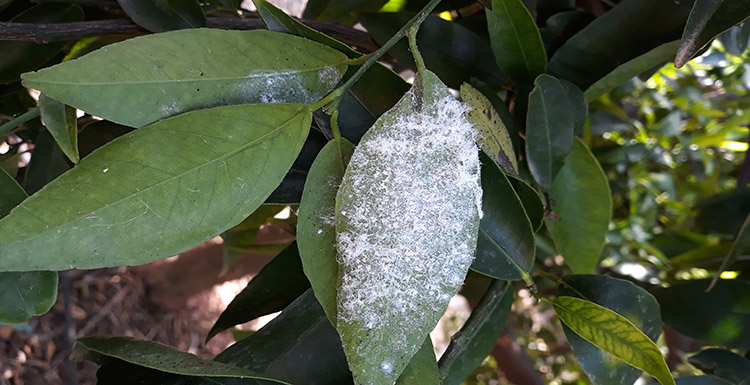
#> input picture dataset/mosca/val/1.jpg, 750 x 385 px, given in place of img_L.png, which was not available
$ jupyter execute --allow-errors mosca_2.ipynb   (text cells are left out)
#> lines starting #> are read from the running program, lines starting #| are printed output that depends on the picture; pictures that were not available may be replaced by others from this repository, and a replacement may not be noted
[cell 1]
import warnings

warnings.filterwarnings('ignore',category=FutureWarning)


from mrcnn.config import Config

from mrcnn import model as modellib

from mrcnn import visualize

import numpy as np

import colorsys

import argparse

import imutils

import random

import cv2

import os

from matplotlib import pyplot as plt


weights='mask_rcnn_mosca_0010.h5'

labels='labels.txt'

image='images/2.JPG'


#weights='mask_rcnn_coco.h5'

#labels='coco_labels.txt'

#image='nestor.jpg'


###############################[DETECCION DE PROFUNDIDAD 3D

imgL = cv2.imread('images/img_L.png',0)
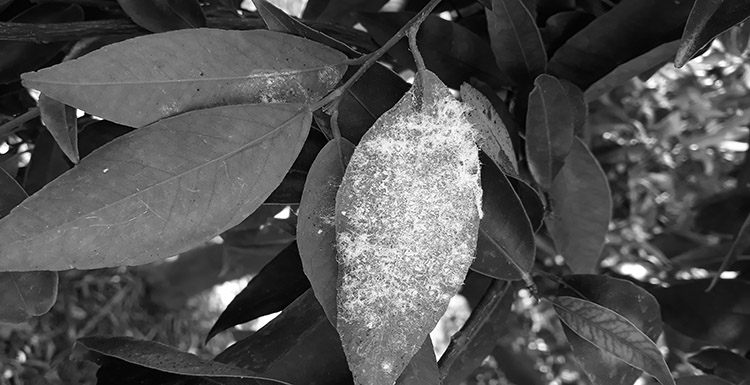
#> imgL: shape (385, 750); min 0, max 255, mean 81.6

imgR = cv2.imread('images/img_R.png',0)
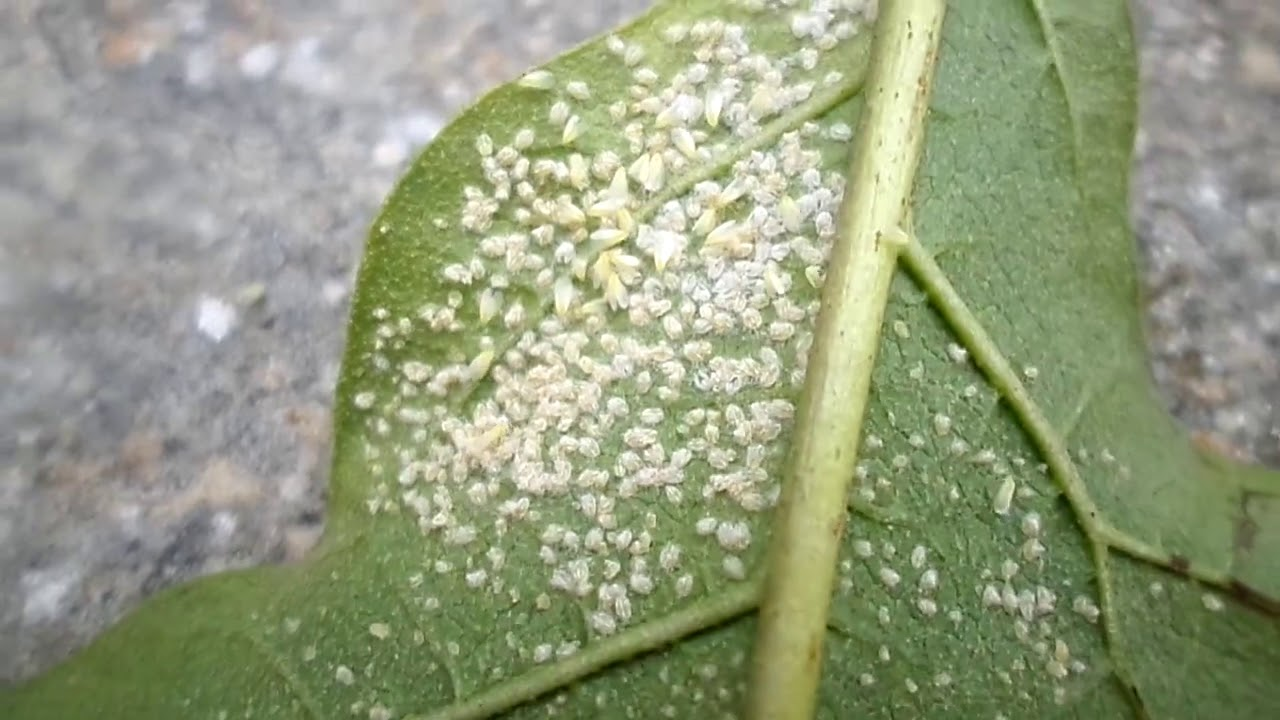
#> input picture dataset/mosca/val/3.jpg, 1280 x 720 px, given in place of img_R.png, which was not available
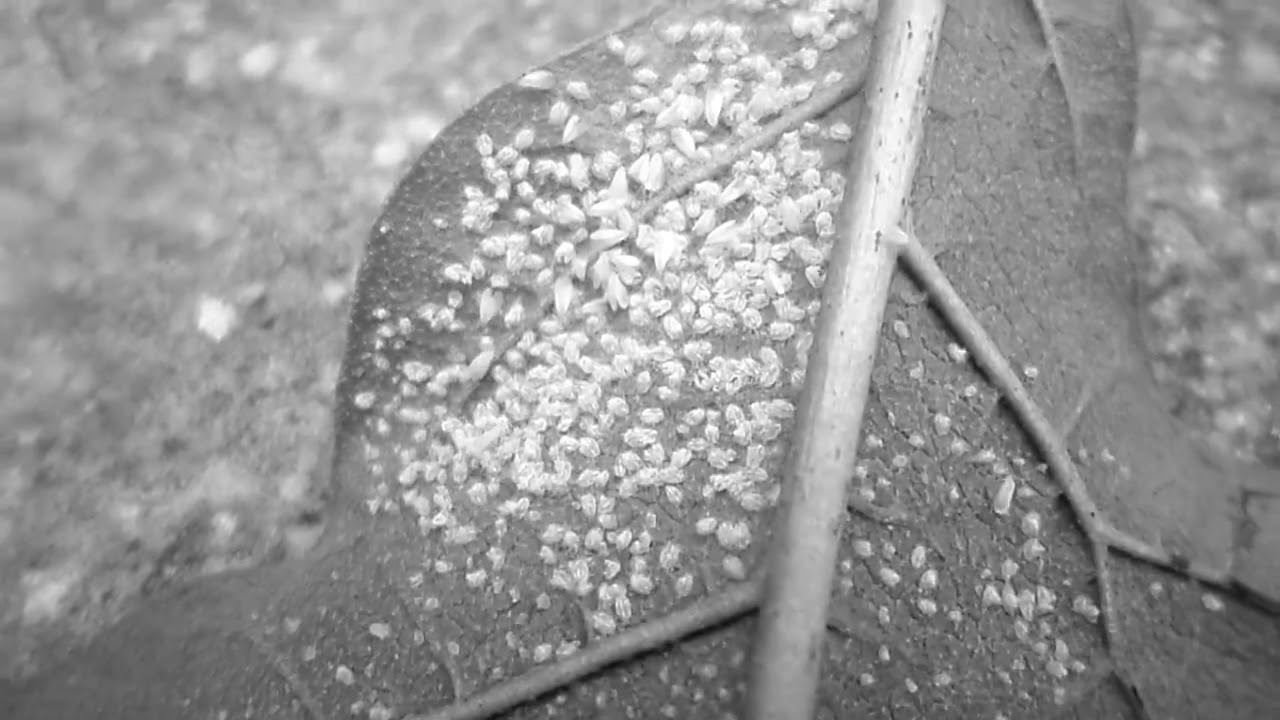
#> imgR: shape (720, 1280); min 15, max 255, mean 149.7

stereo = cv2.StereoBM_create(numDisparities=16, blockSize=15)

#> (the rest of this cell did not finish here and is left out)
